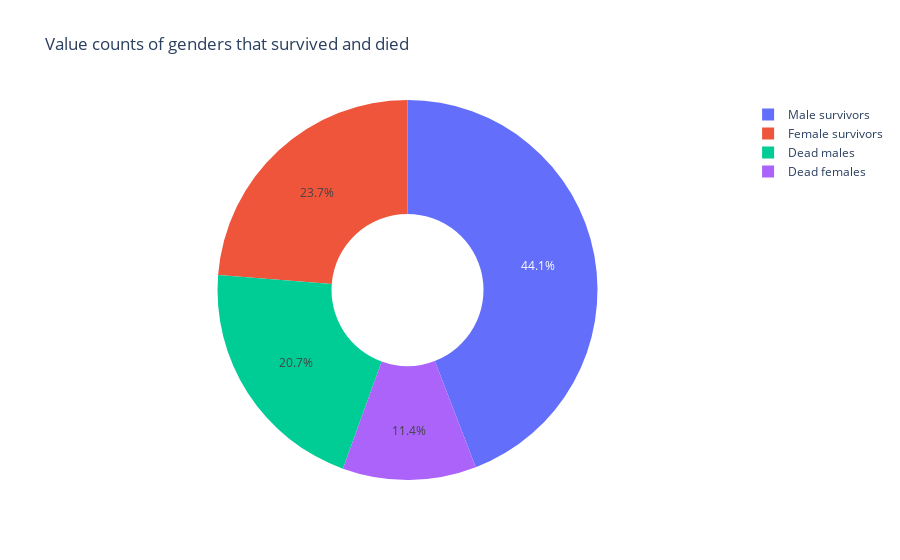

Notebook code for this chart:
### Code cell
labels = ['Male survivors', 'Dead males', 'Female survivors', 'Dead females']
values = [(male['DEATH_EVENT'] == 0).sum(), (male['DEATH_EVENT'] == 1).sum(), (female['DEATH_EVENT'] == 0).sum(), (female['DEATH_EVENT'] == 1).sum()]
fig = go.Figure(data=[go.Pie(labels=labels, values=values, hole=.4)])
fig.update_layout(title_text = 'Value counts of genders that survived and died')
fig.show()

### Figure 1 — Plotly figure (JSON) as saved in the notebook; plotly's stock layout.template omitted (floating-point values rounded to 4 significant figures)
{"data": [{"hole": 0.4, "labels": ["Male survivors", "Dead males", "Female survivors", "Dead females"], "type": "pie", "values": [132, 62, 71, 34]}], "layout": {"title": {"text": "Value counts of genders that survived and died"}}}
